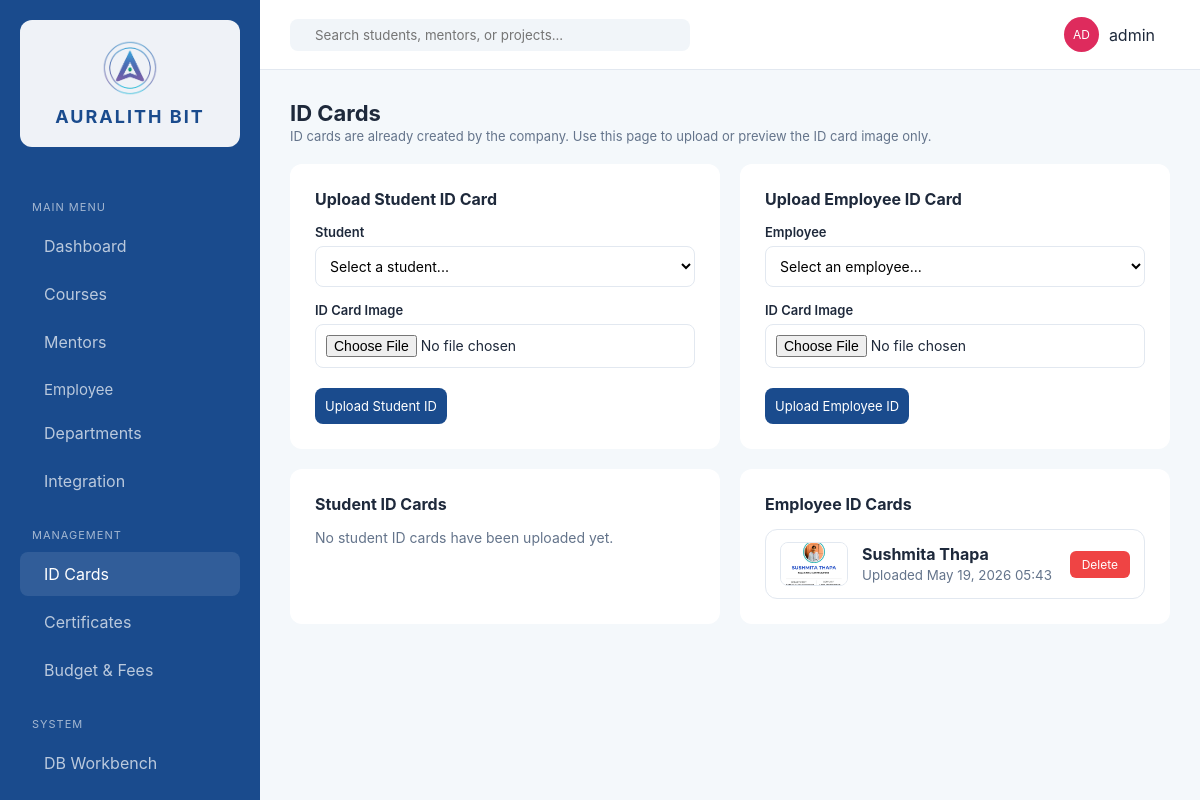
The app's page /id-generation/ (signed in), older data.
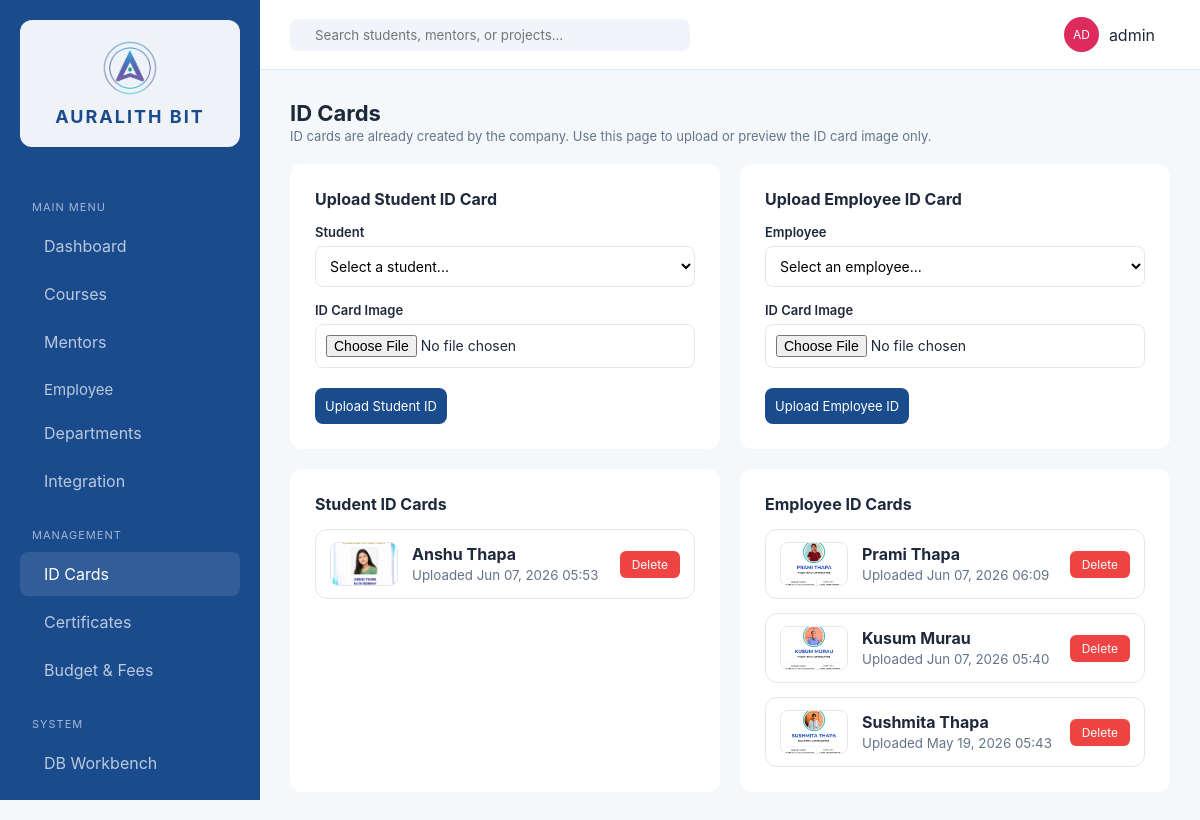
The same page, newer data.
### erp_app/models.py (models this page shows, shortened)
class IDCard(models.Model):
    CARD_TYPE_CHOICES = [
        ('student', 'Student'),
        ('employee', 'Employee'),
    ]
    card_type = models.CharField(max_length=20, choices=CARD_TYPE_CHOICES)
    student = models.ForeignKey(Student, on_delete=models.CASCADE, null=True, blank=True, related_name='id_cards')
    employee = models.ForeignKey('Employee', on_delete=models.CASCADE, null=True, blank=True, related_name='id_cards')
    file = models.FileField(upload_to='id_cards/')
    uploaded_at = models.DateTimeField(auto_now_add=True)
    class Meta:
        ordering = ['-uploaded_at']
    @property
    def owner_name(self):
        if self.card_type == 'student' and self.student:
            return self.student.name
        if self.card_type == 'employee' and self.employee:
            return self.employee.name
        return 'Unknown'

class Employee(models.Model):
    EMPLOYEE_TYPES = [
        ('intern', 'Intern'),
        ('staff', 'Staff'),
        ('mentor', 'Mentor'),
        ('admin', 'Admin'),
    ]
    name = models.CharField(max_length=200)
    email = models.EmailField(unique=True)
    department = models.ForeignKey(Department, on_delete=models.SET_NULL, null=True, blank=True)
    role = models.CharField(max_length=200, blank=True)
    employee_type = models.CharField(max_length=20, choices=EMPLOYEE_TYPES, default='staff')
    joined_date = models.DateField(default=datetime.date.today)
    class Meta:
        ordering = ['name']

class Student(models.Model):
    user = models.OneToOneField(User, on_delete=models.CASCADE, null=True, blank=True, related_name='student_profile')
    name = models.CharField(max_length=200)
    email = models.EmailField(unique=True)
    phone = models.CharField(max_length=20, blank=True)
    enrolled_date = models.DateField(auto_now_add=True)
    is_intern = models.BooleanField(default=False)
    class Meta:
        ordering = ['name']

### erp_app/views.py (the view, shortened to what this page needs)
# urls.py: path('id-generation/', views.id_generation, name='id_generation'),
@login_required
def id_generation(request):
    students = Student.objects.all()
    employees = Employee.objects.select_related('department').all()
    courses = Course.objects.all()
    departments = Department.objects.all()
    student_cards = IDCard.objects.filter(card_type='student').select_related('student')
    employee_cards = IDCard.objects.filter(card_type='employee').select_related('employee')
    context = {
        'students': students,
        'employees': employees,
        'courses': courses,
        'departments': departments,
        'student_cards': student_cards,
        'employee_cards': employee_cards,
        'is_admin': has_role(request.user, SUPER_ADMIN, NORMAL_STAFF),
    }
    return render(request, 'erp_app/id_generation.html', context)

### erp_app/roles.py (called while the page is built)
def get_user_roles(user):
    if not user.is_authenticated:
        return []
    roles = set()
    if user.is_superuser:
        roles.add(SUPER_ADMIN)
    for group in user.groups.all():
        roles.add(group.name)
    if hasattr(user, 'student_profile') and user.student_profile:
        roles.add(STUDENT)
    return list(roles)

def has_role(user, *roles):
    user_roles = get_user_roles(user)
    return any(r in user_roles for r in roles)

### erp_app/templates/erp_app/id_generation.html (shortened to what this page needs)
{% extends 'erp_app/base.html' %}
{% block content %}
<header class="top-nav" style="position:static;padding:0 0 20px 0;border-bottom:none;height:auto;background:transparent;">
    <div class="header-info">
        <h1>ID Cards</h1>
        <p>ID cards are already created by the company. Use this page to upload or preview the ID card image only.</p>
    </div>
</header>
<div style="display:grid;grid-template-columns:{% if is_admin %}1fr 1fr{% else %}1fr{% endif %};gap:20px;">
    {% if is_admin %}
    <div class="data-card" style="padding:25px;">
        <h3 style="margin-bottom:15px;">Upload Student ID Card</h3>
        <form method="post" enctype="multipart/form-data">
            <div class="form-group" style="margin-bottom:15px;">
                <label style="display:block;font-size:13px;font-weight:600;margin-bottom:6px;">Student</label>
                <select name="owner_id" style="width:100%;padding:10px;border:1px solid #E2E8F0;border-radius:8px;" required>
                    <option value="">Select a student...</option>
                </select>
            </div>
            <div class="form-group" style="margin-bottom:20px;">
                <label style="display:block;font-size:13px;font-weight:600;margin-bottom:6px;">ID Card Image</label>
                <input name="id_card_file" type="file" accept="image/*" style="width:100%;padding:10px;border:1px solid #E2E8F0;border-radius:8px;" required>
            </div>
            <button class="btn-filled" type="submit"> Upload Student ID</button>
        </form>
    </div>
    <div class="data-card" style="padding:25px;">
        <h3 style="margin-bottom:15px;">Upload Employee ID Card</h3>
        <form method="post" enctype="multipart/form-data">
            <div class="form-group" style="margin-bottom:15px;">
                <label style="display:block;font-size:13px;font-weight:600;margin-bottom:6px;">Employee</label>
                <select name="owner_id" style="width:100%;padding:10px;border:1px solid #E2E8F0;border-radius:8px;" required>
                    <option value="">Select an employee...</option>
                </select>
            </div>
            <div class="form-group" style="margin-bottom:20px;">
                <label style="display:block;font-size:13px;font-weight:600;margin-bottom:6px;">ID Card Image</label>
                <input name="id_card_file" type="file" accept="image/*" style="width:100%;padding:10px;border:1px solid #E2E8F0;border-radius:8px;" required>
            </div>
            <button class="btn-filled" type="submit"> Upload Employee ID</button>
        </form>
    </div>
    {% endif %}
    <div class="data-card" style="padding:25px;">
        <h3 style="margin-bottom:15px;">Student ID Cards</h3>
        {% if student_cards %}
        <div style="display:grid;gap:14px;">
            {% for card in student_cards %}
            <div class="id-card-item" onclick="openImageModal('{{ card.file.url }}', '{{ card.owner_name }}')">
                <img src="{{ card.file.url }}" alt="{{ card.owner_name }}" class="id-card-thumbnail" />
                <div class="id-card-content">
                    <div style="font-weight:700;color:var(--text-dark);">{{ card.owner_name }}</div>
                    <small style="color:var(--text-muted);">Uploaded {{ card.uploaded_at|date:'M d, Y H:i' }}</small>
                </div>
                {% if is_admin %}
                <div class="id-card-actions">
                    <button type="button" class="btn-delete" onclick="deleteIDCard(event, {{ card.id }})">
                         Delete
                    </button>
                </div>
                {% endif %}
            </div>
            {% endfor %}
        </div>
        {% else %}
        <p style="color:var(--text-muted);font-size:14px;">No student ID cards have been uploaded yet.</p>
        {% endif %}
    </div>
    <div class="data-card" style="padding:25px;">
        <h3 style="margin-bottom:15px;">Employee ID Cards</h3>
        {% if employee_cards %}
        <div style="display:grid;gap:14px;">
            {% for card in employee_cards %}
            <div class="id-card-item" onclick="openImageModal('{{ card.file.url }}', '{{ card.owner_name }}')">
                <img src="{{ card.file.url }}" alt="{{ card.owner_name }}" class="id-card-thumbnail" />
                <div class="id-card-content">
                    <div style="font-weight:700;color:var(--text-dark);">{{ card.owner_name }}</div>
                    <small style="color:var(--text-muted);">Uploaded {{ card.uploaded_at|date:'M d, Y H:i' }}</small>
                </div>
                {% if is_admin %}
                <div class="id-card-actions">
                    <button type="button" class="btn-delete" onclick="deleteIDCard(event, {{ card.id }})">
                         Delete
                    </button>
                </div>
                {% endif %}
            </div>
            {% endfor %}
        </div>
        {% else %}
        <p style="color:var(--text-muted);font-size:14px;">No employee ID cards have been uploaded yet.</p>
        {% endif %}
    </div>
</div>
{% endblock %}

### erp_app/templates/erp_app/base.html (shortened to what this page needs)
<!DOCTYPE html>
{% load static %}
<html lang="en">
<head>
    <link rel="stylesheet" href="{% static 'erp_app/css/style.css' %}">
</head>
<body>
    <div class="app-container">
        <aside class="sidebar">
            <div class="brand">
                <img src="{% static 'erp_app/images/AURALITH_logo.png' %}" alt="Auralith Bit Logo" class="sidebar-logo" width="56" height="56">
                <h2>AURALITH BIT</h2>
            </div>
            <nav>
                <p class="nav-label">Main Menu</p>
                <a href="{% url 'dashboard' %}" {% if request.resolver_match.url_name == 'dashboard' %}class="active"{% endif %}> Dashboard</a>
                {% if is_any_staff or is_student or is_intern %}
                <a href="{% url 'courses' %}" {% if request.resolver_match.url_name == 'courses' %}class="active"{% endif %}> Courses</a>
                {% endif %}
                {% if is_teaching_staff or is_super_admin or is_intern or is_student %}
                <a href="{% url 'mentors' %}" {% if request.resolver_match.url_name == 'mentors' %}class="active"{% endif %}> Mentors</a>
                {% endif %}
                {% if is_any_staff or is_intern %}
                <div class="dropdown">
                    <button class="dropdown-btn">
                        <span> Employee</span>
                    </button>
                </div>
                {% endif %}
                {% if is_normal_staff or is_super_admin or is_teaching_staff %}
                <a href="{% url 'departments' %}" {% if request.resolver_match.url_name == 'departments' %}class="active"{% endif %}> Departments</a>
                {% endif %}
                {% if is_any_staff %}
                <a href="{% url 'integration' %}" {% if request.resolver_match.url_name == 'integration' %}class="active"{% endif %}> Integration</a>
                {% endif %}
                <p class="nav-label">Management</p>
                {% if is_normal_staff or is_super_admin or is_teaching_staff %}
                <a href="{% url 'id_generation' %}" {% if request.resolver_match.url_name == 'id_generation' %}class="active"{% endif %}> ID Cards</a>
                {% endif %}
                {% if is_any_staff or is_student or is_intern %}
                <a href="{% url 'certificates' %}" > Certificates</a>
                {% endif %}
                {% if is_normal_staff or is_super_admin or is_teaching_staff %}
                <a href="{% url 'budget_fees' %}" {% if request.resolver_match.url_name == 'budget_fees' %}class="active"{% endif %}> Budget & Fees</a>
                {% endif %}
                {% if is_super_admin %}
                <p class="nav-label">System</p>
                <a href="{% url 'workbench' %}" {% if request.resolver_match.url_name == 'workbench' %}class="active"{% endif %}> DB Workbench</a>
                {% endif %}
            </nav>
        </aside>
        <main class="workspace">
            <header class="top-nav">
                <form class="search-box" method="get" action="{% url 'search' %}" autocomplete="off">
                    <input type="text" name="q" id="globalSearch" placeholder="Search students, mentors, or projects..." value="{{ request.GET.q|default_if_none:'' }}" autocomplete="off">
                </form>
                <div class="user-profile" style="position:relative;display:flex;align-items:center;gap:10px;">
                    <div class="avatar">{{ user_initials }}</div>
                    <span>{{ request.user.get_full_name|default:request.user.username }}</span>
                </div>
            </header>
            <div class="content">
                {% block content %}{% endblock %}
            </div>
        </main>
    </div>
</body>
</html>

### erp_app/static/erp_app/css/style.css (style rules this page uses)
:root { --auralith-blue: #1A4B8D; --auralith-light: #F4F8FB; --accent: #DE2B5D; --text-dark: #1E293B; --text-muted: #64748B; --sidebar-w: 260px; --bg: #F4F8FB; --surface: #FFFFFF; --surface-alt: #FFFFFF; --panel-border: #E2E8F0; --topnav-bg: #FFFFFF; --search-bg: #F1F5F9; }
* { margin: 0; padding: 0; box-sizing: border-box; font-family: 'Inter', sans-serif; }
body { background: var(--bg); color: var(--text-dark); }
.app-container { display: flex; min-height: 100vh; }
.sidebar { width: var(--sidebar-w); background: var(--auralith-blue); color: white; padding: 20px; position: fixed; height: 100vh; overflow-y: auto; left: 0; top: 0; display: flex; flex-direction: column; }
nav { flex: 1; }
.nav-label { font-size: 11px; text-transform: uppercase; opacity: 0.5; margin: 20px 0 10px; }
nav a { display: flex; align-items: center; gap: 12px; color: rgba(255,255,255,0.7); text-decoration: none; padding: 12px; border-radius: 8px; margin-bottom: 4px; transition: 0.3s; }
nav a:hover, nav a.active { background: rgba(255,255,255,0.1); color: white; }
.workspace { flex: 1; display: flex; flex-direction: column; margin-left: var(--sidebar-w); }
.top-nav { height: 70px; background: var(--topnav-bg); display: flex; justify-content: space-between; align-items: center; padding: 0 30px; border-bottom: 1px solid var(--panel-border); }
.search-box { display: flex; align-items: center; background: var(--search-bg); padding: 8px 15px; border-radius: 8px; width: 400px; }
.search-box input { border: none; background: transparent; outline: none; margin-left: 10px; width: 100%; }
.user-profile { display: flex; align-items: center; gap: 15px; }
.avatar { background: var(--accent); color: white; width: 35px; height: 35px; border-radius: 50%; display: flex; align-items: center; justify-content: center; font-size: 12px; }
.content { padding: 30px; animation: contentFadeIn 0.25s ease-out; }
.data-card { background: var(--surface); border-radius: 12px; padding: 20px; animation: cardFadeIn 0.35s ease-out both; }
.btn-filled { background: var(--auralith-blue); color: white; border: none; padding: 10px; border-radius: 8px; cursor: pointer; font-size: 13px; }
.nav-label { font-size: 11px; text-transform: uppercase; opacity: 0.6; margin: 25px 0 10px 12px; letter-spacing: 1px; }
.dropdown { width: 100%; }
.dropdown-btn { width: 100%; display: flex; align-items: center; justify-content: space-between; background: transparent; border: none; color: rgba(255,255,255,0.7); padding: 12px; border-radius: 8px; cursor: pointer; font-size: 15px; transition: 0.3s; }
.dropdown-btn span { display: flex; align-items: center; gap: 12px; }
.brand { display: flex; flex-direction: column; align-items: center; justify-content: center; gap: 10px; margin: 0 0 28px; padding: 20px 28px; background: rgba(255,255,255,0.93); border-radius: 12px; text-align: center; }
.sidebar-logo { width: 56px; height: auto; object-fit: contain; border-radius: 8px; }
.brand h2 { font-size: 18px; color: var(--auralith-blue); letter-spacing: 2px; white-space: nowrap; }
.header-info h1 { font-size: 22px; margin: 0; }
.header-info p { font-size: 13px; color: #64748B; margin: 2px 0 0; }
.form-group { margin-bottom: 15px; }
.form-group label { display: block; font-size: 13px; font-weight: 600; margin-bottom: 6px; color: var(--text-dark); }
.form-group select, .form-group input { width: 100%; padding: 10px 12px; border: 1px solid #E2E8F0; border-radius: 8px; font-size: 14px; outline: none; transition: 0.2s; background: white; }
.data-card h3 { font-size: 16px; margin-bottom: 15px; }

### erp_app/templates/erp_app/id_generation.html (style rules this page uses)
.id-card-item { display:flex; align-items:center; gap:14px; background:var(--surface-alt); border:1px solid var(--panel-border); padding:12px 14px; border-radius:12px; cursor:pointer; transition:all .3s ease; }
.id-card-thumbnail { width:68px; height:44px; object-fit:cover; border-radius:8px; border:1px solid #E2E8F0; }
.id-card-content { flex:1; min-width:0; }
.id-card-actions { display:flex; gap:8px; align-items:center; }
.btn-delete { padding:6px 12px; background:#EF4444; color:#fff; border:none; border-radius:6px; cursor:pointer; font-size:12px; }

Row changes from the older to the newer data that the page shows:
added IDCard: file (picture), owner_name "Anshu Thapa", uploaded_at "Jun 07, 2026 05:53", shown under "Student ID Cards"
added IDCard: file (picture), owner_name "Prami Thapa", uploaded_at "Jun 07, 2026 06:09", shown under "Employee ID Cards"
added IDCard: file (picture), owner_name "Kusum Murau", uploaded_at "Jun 07, 2026 05:40", shown under "Employee ID Cards"
Text that changed along with them:
text no longer shown: "No student ID cards have been uploaded yet."
